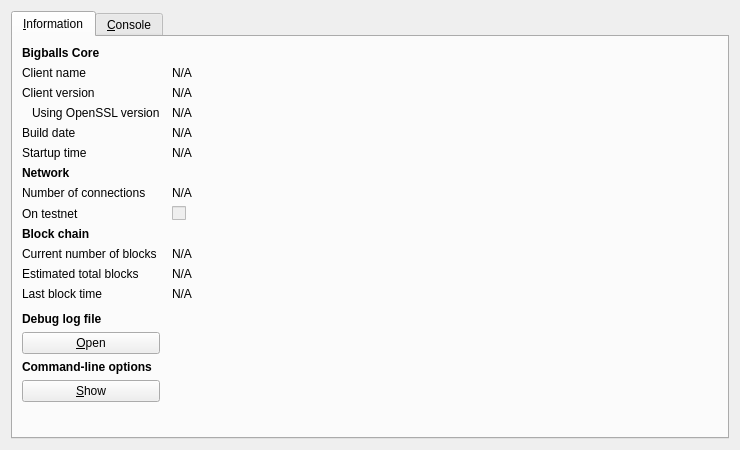
<?xml version="1.0" encoding="UTF-8"?>
<ui version="4.0">
 <class>RPCConsole</class>
 <widget class="QDialog" name="RPCConsole">
  <property name="geometry">
   <rect>
    <x>0</x>
    <y>0</y>
    <width>740</width>
    <height>450</height>
   </rect>
  </property>
  <property name="windowTitle">
   <string>Bigballs - Debug window</string>
  </property>
  <layout class="QVBoxLayout" name="verticalLayout_2">
   <item>
    <widget class="QTabWidget" name="tabWidget">
     <property name="currentIndex">
      <number>0</number>
     </property>
     <widget class="QWidget" name="tab_info">
      <attribute name="title">
       <string>&amp;Information</string>
      </attribute>
      <layout class="QGridLayout" name="gridLayout" columnstretch="0,1">
       <property name="horizontalSpacing">
        <number>12</number>
       </property>
       <item row="0" column="0">
        <widget class="QLabel" name="label_9">
         <property name="font">
          <font>
           <weight>75</weight>
           <bold>true</bold>
          </font>
         </property>
         <property name="text">
          <string>Bigballs Core</string>
         </property>
        </widget>
       </item>
       <item row="1" column="0">
        <widget class="QLabel" name="label_5">
         <property name="text">
          <string>Client name</string>
         </property>
        </widget>
       </item>
       <item row="1" column="1">
        <widget class="QLabel" name="clientName">
         <property name="cursor">
          <cursorShape>IBeamCursor</cursorShape>
         </property>
         <property name="text">
          <string>N/A</string>
         </property>
         <property name="textFormat">
          <enum>Qt::PlainText</enum>
         </property>
         <property name="textInteractionFlags">
          <set>Qt::LinksAccessibleByMouse|Qt::TextSelectableByKeyboard|Qt::TextSelectableByMouse</set>
         </property>
        </widget>
       </item>
       <item row="2" column="0">
        <widget class="QLabel" name="label_6">
         <property name="text">
          <string>Client version</string>
         </property>
        </widget>
       </item>
       <item row="2" column="1">
        <widget class="QLabel" name="clientVersion">
         <property name="cursor">
          <cursorShape>IBeamCursor</cursorShape>
         </property>
         <property name="text">
          <string>N/A</string>
         </property>
         <property name="textFormat">
          <enum>Qt::PlainText</enum>
         </property>
         <property name="textInteractionFlags">
          <set>Qt::LinksAccessibleByMouse|Qt::TextSelectableByKeyboard|Qt::TextSelectableByMouse</set>
         </property>
        </widget>
       </item>
       <item row="3" column="0">
        <widget class="QLabel" name="label_14">
         <property name="text">
          <string>Using OpenSSL version</string>
         </property>
         <property name="indent">
          <number>10</number>
         </property>
        </widget>
       </item>
       <item row="3" column="1">
        <widget class="QLabel" name="openSSLVersion">
         <property name="cursor">
          <cursorShape>IBeamCursor</cursorShape>
         </property>
         <property name="text">
          <string>N/A</string>
         </property>
         <property name="textFormat">
          <enum>Qt::PlainText</enum>
         </property>
         <property name="textInteractionFlags">
          <set>Qt::LinksAccessibleByMouse|Qt::TextSelectableByKeyboard|Qt::TextSelectableByMouse</set>
         </property>
        </widget>
       </item>
       <item row="4" column="0">
        <widget class="QLabel" name="label_12">
         <property name="text">
          <string>Build date</string>
         </property>
        </widget>
       </item>
       <item row="4" column="1">
        <widget class="QLabel" name="buildDate">
         <property name="cursor">
          <cursorShape>IBeamCursor</cursorShape>
         </property>
         <property name="text">
          <string>N/A</string>
         </property>
         <property name="textFormat">
          <enum>Qt::PlainText</enum>
         </property>
         <property name="textInteractionFlags">
          <set>Qt::LinksAccessibleByMouse|Qt::TextSelectableByKeyboard|Qt::TextSelectableByMouse</set>
         </property>
        </widget>
       </item>
       <item row="5" column="0">
        <widget class="QLabel" name="label_13">
         <property name="text">
          <string>Startup time</string>
         </property>
        </widget>
       </item>
       <item row="5" column="1">
        <widget class="QLabel" name="startupTime">
         <property name="cursor">
          <cursorShape>IBeamCursor</cursorShape>
         </property>
         <property name="text">
          <string>N/A</string>
         </property>
         <property name="textFormat">
          <enum>Qt::PlainText</enum>
         </property>
         <property name="textInteractionFlags">
          <set>Qt::LinksAccessibleByMouse|Qt::TextSelectableByKeyboard|Qt::TextSelectableByMouse</set>
         </property>
        </widget>
       </item>
       <item row="6" column="0">
        <widget class="QLabel" name="label_11">
         <property name="font">
          <font>
           <weight>75</weight>
           <bold>true</bold>
          </font>
         </property>
         <property name="text">
          <string>Network</string>
         </property>
        </widget>
       </item>
       <item row="7" column="0">
        <widget class="QLabel" name="label_7">
         <property name="text">
          <string>Number of connections</string>
         </property>
        </widget>
       </item>
       <item row="7" column="1">
        <widget class="QLabel" name="numberOfConnections">
         <property name="cursor">
          <cursorShape>IBeamCursor</cursorShape>
         </property>
         <property name="text">
          <string>N/A</string>
         </property>
         <property name="textFormat">
          <enum>Qt::PlainText</enum>
         </property>
         <property name="textInteractionFlags">
          <set>Qt::LinksAccessibleByMouse|Qt::TextSelectableByKeyboard|Qt::TextSelectableByMouse</set>
         </property>
        </widget>
       </item>
       <item row="8" column="0">
        <widget class="QLabel" name="label_8">
         <property name="text">
          <string>On testnet</string>
         </property>
        </widget>
       </item>
       <item row="8" column="1">
        <widget class="QCheckBox" name="isTestNet">
         <property name="enabled">
          <bool>false</bool>
         </property>
         <property name="text">
          <string/>
         </property>
        </widget>
       </item>
       <item row="9" column="0">
        <widget class="QLabel" name="label_10">
         <property name="font">
          <font>
           <weight>75</weight>
           <bold>true</bold>
          </font>
         </property>
         <property name="text">
          <string>Block chain</string>
         </property>
        </widget>
       </item>
       <item row="10" column="0">
        <widget class="QLabel" name="label_3">
         <property name="text">
          <string>Current number of blocks</string>
         </property>
        </widget>
       </item>
       <item row="10" column="1">
        <widget class="QLabel" name="numberOfBlocks">
         <property name="cursor">
          <cursorShape>IBeamCursor</cursorShape>
         </property>
         <property name="text">
          <string>N/A</string>
         </property>
         <property name="textFormat">
          <enum>Qt::PlainText</enum>
         </property>
         <property name="textInteractionFlags">
          <set>Qt::LinksAccessibleByMouse|Qt::TextSelectableByKeyboard|Qt::TextSelectableByMouse</set>
         </property>
        </widget>
       </item>
       <item row="11" column="0">
        <widget class="QLabel" name="label_4">
         <property name="text">
          <string>Estimated total blocks</string>
         </property>
        </widget>
       </item>
       <item row="11" column="1">
        <widget class="QLabel" name="totalBlocks">
         <property name="cursor">
          <cursorShape>IBeamCursor</cursorShape>
         </property>
         <property name="text">
          <string>N/A</string>
         </property>
         <property name="textFormat">
          <enum>Qt::PlainText</enum>
         </property>
         <property name="textInteractionFlags">
          <set>Qt::LinksAccessibleByMouse|Qt::TextSelectableByKeyboard|Qt::TextSelectableByMouse</set>
         </property>
        </widget>
       </item>
       <item row="12" column="0">
        <widget class="QLabel" name="label_2">
         <property name="text">
          <string>Last block time</string>
         </property>
        </widget>
       </item>
       <item row="12" column="1">
        <widget class="QLabel" name="lastBlockTime">
         <property name="cursor">
          <cursorShape>IBeamCursor</cursorShape>
         </property>
         <property name="text">
          <string>N/A</string>
         </property>
         <property name="textFormat">
          <enum>Qt::PlainText</enum>
         </property>
         <property name="textInteractionFlags">
          <set>Qt::LinksAccessibleByMouse|Qt::TextSelectableByKeyboard|Qt::TextSelectableByMouse</set>
         </property>
        </widget>
       </item>
       <item row="13" column="0">
        <spacer name="verticalSpacer_2">
         <property name="orientation">
          <enum>Qt::Vertical</enum>
         </property>
         <property name="sizeHint" stdset="0">
          <size>
           <width>20</width>
           <height>20</height>
          </size>
         </property>
        </spacer>
       </item>
       <item row="14" column="0">
        <widget class="QLabel" name="labelDebugLogfile">
         <property name="font">
          <font>
           <weight>75</weight>
           <bold>true</bold>
          </font>
         </property>
         <property name="text">
          <string>Debug log file</string>
         </property>
        </widget>
       </item>
       <item row="15" column="0">
        <widget class="QPushButton" name="openDebugLogfileButton">
         <property name="toolTip">
          <string>Open the Bigballs debug log file from the current data directory. This can take a few seconds for large log files.</string>
         </property>
         <property name="text">
          <string>&amp;Open</string>
         </property>
         <property name="autoDefault">
          <bool>false</bool>
         </property>
        </widget>
       </item>
       <item row="16" column="0">
        <widget class="QLabel" name="labelCLOptions">
         <property name="font">
          <font>
           <weight>75</weight>
           <bold>true</bold>
          </font>
         </property>
         <property name="text">
          <string>Command-line options</string>
         </property>
        </widget>
       </item>
       <item row="17" column="0">
        <widget class="QPushButton" name="showCLOptionsButton">
         <property name="toolTip">
          <string>Show the Bigballs-Qt help message to get a list with possible Bigballs command-line options.</string>
         </property>
         <property name="text">
          <string>&amp;Show</string>
         </property>
         <property name="autoDefault">
          <bool>false</bool>
         </property>
        </widget>
       </item>
       <item row="18" column="0">
        <spacer name="verticalSpacer">
         <property name="orientation">
          <enum>Qt::Vertical</enum>
         </property>
         <property name="sizeHint" stdset="0">
          <size>
           <width>20</width>
           <height>40</height>
          </size>
         </property>
        </spacer>
       </item>
      </layout>
     </widget>
     <widget class="QWidget" name="tab_console">
      <attribute name="title">
       <string>&amp;Console</string>
      </attribute>
      <layout class="QVBoxLayout" name="verticalLayout_3">
       <property name="spacing">
        <number>3</number>
       </property>
       <item>
        <widget class="QTextEdit" name="messagesWidget">
         <property name="minimumSize">
          <size>
           <width>0</width>
           <height>100</height>
          </size>
         </property>
         <property name="readOnly">
          <bool>true</bool>
         </property>
         <property name="tabKeyNavigation" stdset="0">
          <bool>false</bool>
         </property>
         <property name="columnCount" stdset="0">
          <number>2</number>
         </property>
        </widget>
       </item>
       <item>
        <layout class="QHBoxLayout" name="horizontalLayout">
         <property name="spacing">
          <number>3</number>
         </property>
         <item>
          <widget class="QLabel" name="label">
           <property name="text">
            <string notr="true">&gt;</string>
           </property>
          </widget>
         </item>
         <item>
          <widget class="QLineEdit" name="lineEdit"/>
         </item>
         <item>
          <widget class="QPushButton" name="clearButton">
           <property name="maximumSize">
            <size>
             <width>24</width>
             <height>24</height>
            </size>
           </property>
           <property name="toolTip">
            <string>Clear console</string>
           </property>
           <property name="text">
            <string/>
           </property>
           <property name="icon">
            <iconset resource="../bitcoin.qrc">
             <normaloff>:/icons/remove</normaloff>:/icons/remove</iconset>
           </property>
           <property name="shortcut">
            <string notr="true">Ctrl+L</string>
           </property>
           <property name="autoDefault">
            <bool>false</bool>
           </property>
          </widget>
         </item>
        </layout>
       </item>
      </layout>
     </widget>
    </widget>
   </item>
  </layout>
 </widget>
 <resources>
  <include location="../bitcoin.qrc"/>
 </resources>
 <connections/>
</ui>
